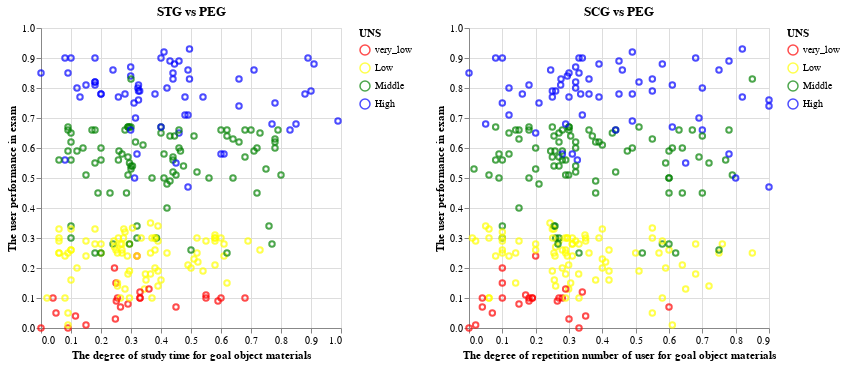

The cell this chart's notebook holds for it:
### Code cell
# Create a scatter plot using Altair
scatter_plot_stg = alt.Chart(filtered_data_1).mark_point().encode(
    x=alt.X("STG").title("The degree of study time for goal object materials"),  # X-axis representing the degree of study time
    y=alt.Y("PEG").title("The user performance in exam").scale(zero=False),  # Y-axis representing the user performance in exam
    color=alt.Color(' UNS',  # Color encoding based on UNS (unsatisfactory, satisfactory, good, very good)
        scale=alt.Scale(
            domain=['very_low', 'Low', 'Middle', 'High'],  # Domain of UNS values
            range=['red', 'yellow', 'green', 'blue']  # Corresponding color range
        )
    )
).properties(
    title='STG vs PEG'  # Title of the scatter plot
)

# Additional scatter plot for SCG vs PEG
scatter_plot_scg = alt.Chart(filtered_data_1).mark_point().encode(
    x=alt.X("SCG").title("The degree of repetition number of user for goal object materials"),
    y=alt.Y("PEG").title("The user performance in exam").scale(zero=False),
    color=alt.Color(' UNS',  # Adjusted for correct column name
        scale=alt.Scale(
            domain=['very_low', 'Low', 'Middle', 'High'],
            range=['red', 'yellow', 'green', 'blue']
        )
    )
).properties(
    title='SCG vs PEG',
)

# Combining the charts side by side
combined_charts = alt.hconcat(scatter_plot_stg, scatter_plot_scg).resolve_scale(color='independent')

# Display the combined charts
combined_charts

### Figure 1 — Vega-Lite specification as saved in the notebook (floating-point values rounded to 4 significant figures; data arrays with more than 128 entries replaced by an {"elided": "..."} marker saying what was removed)
{"config": {"view": {"continuousWidth": 300, "continuousHeight": 300}}, "hconcat": [{"mark": {"type": "point"}, "encoding": {"color": {"field": " UNS", "scale": {"domain": ["very_low", "Low", "Middle", "High"], "range": ["red", "yellow", "green", "blue"]}, "type": "nominal"}, "x": {"field": "STG", "title": "The degree of study time for goal object materials", "type": "quantitative"}, "y": {"field": "PEG", "scale": {"zero": false}, "title": "The user performance in exam", "type": "quantitative"}}, "title": "STG vs PEG"}, {"mark": {"type": "point"}, "encoding": {"color": {"field": " UNS", "scale": {"domain": ["very_low", "Low", "Middle", "High"], "range": ["red", "yellow", "green", "blue"]}, "type": "nominal"}, "x": {"field": "SCG", "title": "The degree of repetition number of user for goal object materials", "type": "quantitative"}, "y": {"field": "PEG", "scale": {"zero": false}, "title": "The user performance in exam", "type": "quantitative"}}, "title": "SCG vs PEG"}], "data": {"name": "data-eaaed803afb61494a967d3bfd8939bb0"}, "resolve": {"scale": {"color": "independent"}}, "$schema": "https://vega.github.io/schema/vega-lite/v5.8.0.json", "datasets": {"data-eaaed803afb61494a967d3bfd8939bb0": {"elided": "258 records"}}}
